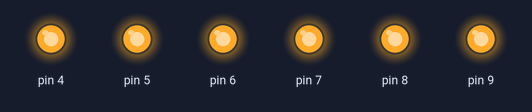
Simulated run of this sketch. Board: Arduino Uno, built with avr-gcc and run on an emulated ATmega328P. Parts: output pins drawn as LEDs (lit = HIGH).

Above: at 0.1 s.
Timing chart, 0 to 1.6 s (numbered marks = the images above):
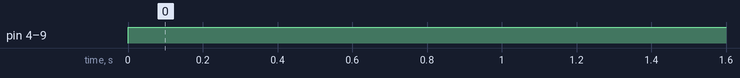

The sketch:

3moters.ino
```cpp
void setup() {
  // put your setup code here, to run once:
  Serial.begin(9600);
  pinMode(4,OUTPUT);
  pinMode(5,OUTPUT);
  pinMode(6,OUTPUT);
  pinMode(7,OUTPUT);
  pinMode(8,OUTPUT);
  pinMode(9,OUTPUT);
}

void loop() {
  // put your main code here, to run repeatedly:
digitalWrite(4,HIGH);
digitalWrite(7,HIGH);
digitalWrite(8,HIGH);

analogWrite(5,255);
analogWrite(6,255);
analogWrite(9,255);

}
```

Measured:
- by itself, pin 4–9: LOW → HIGH at 0.00 s
